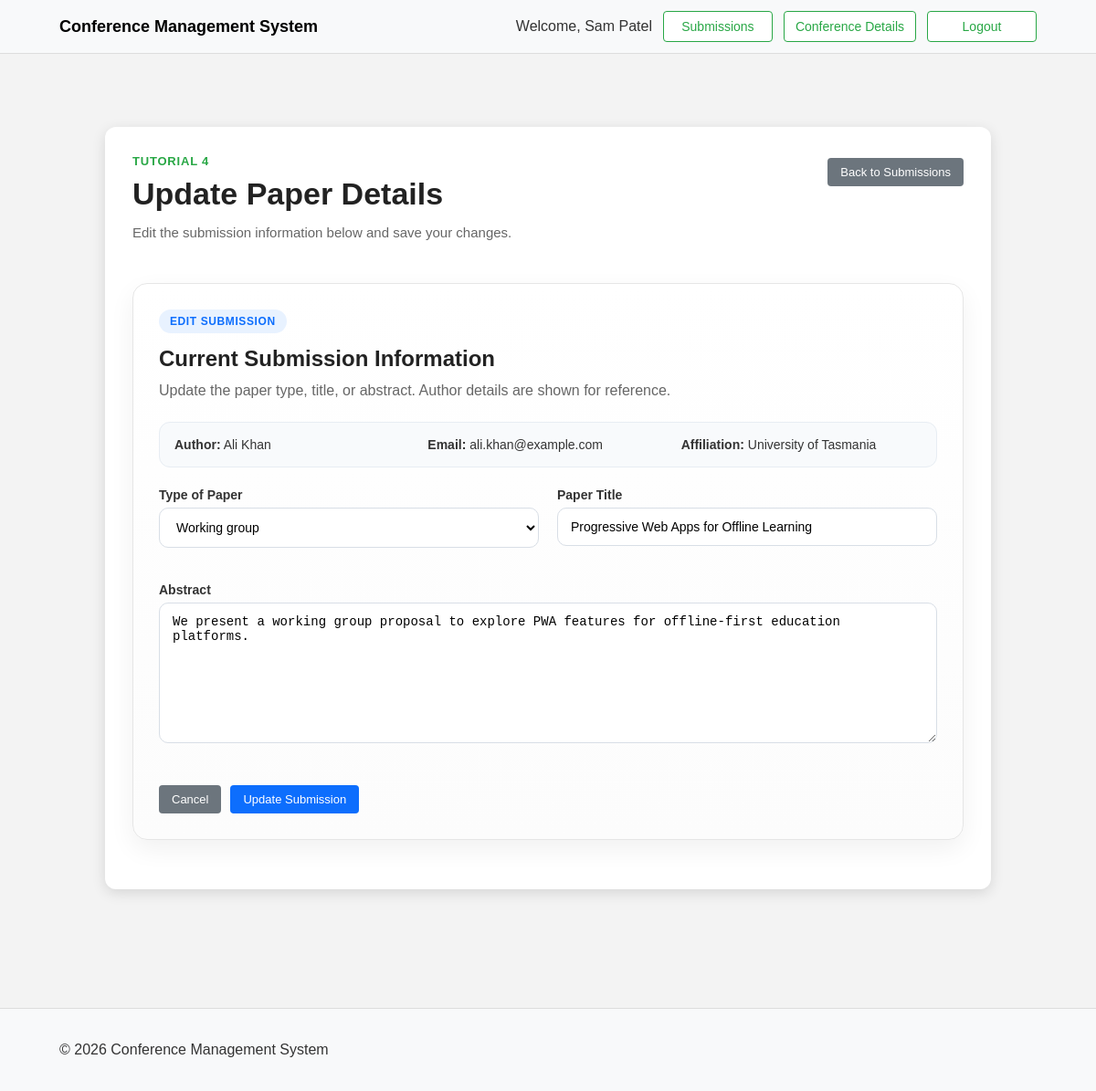
Page /update_submission.php?id=2 (signed in) on the committed database.
### tables this page shows
CREATE TABLE Submissions (
    id INTEGER PRIMARY KEY AUTOINCREMENT,
    User_id INTEGER NOT NULL,
    title TEXT NOT NULL,
    paper_type TEXT,
    accepted BOOLEAN DEFAULT 0,
    abstract TEXT,
    FOREIGN KEY (User_id) REFERENCES Users(id)
);

CREATE TABLE Users (
    id INTEGER PRIMARY KEY AUTOINCREMENT,
    Name TEXT NOT NULL,
    Email TEXT NOT NULL UNIQUE,
    Password TEXT NOT NULL,
    affiliation TEXT,
    Role TEXT
);

### update_submission.php (the view, shortened to what this page needs)
<?php
include('db_conn.php');
$id = (int)$_GET['id'];
$sql = "
    SELECT
        s.id,
        s.title,
        s.paper_type,
        s.abstract,
        u.Name AS author_name,
        u.Email AS author_email,
        u.affiliation
    FROM Submissions s
    JOIN Users u ON s.User_id = u.id
    WHERE s.id = :id
";
$stmt = $pdo->prepare($sql);
$stmt->execute([':id' => $id]);
$submission = $stmt->fetch(PDO::FETCH_ASSOC);
?>
<!DOCTYPE html>
<html lang="en">
<head>
    <link rel="stylesheet" href="styles.css">
</head>
<body>
<?php require_once 'nav.php'; ?>
<main class="content-area">
    <div class="wrapper">
        <div class="details-box create-page-box">
            <div class="create-header">
                <div>
                    <p class="page-kicker">Tutorial 4</p>
                    <h1 class="create-title">Update Paper Details</h1>
                    <p class="create-subtitle">
                        Edit the submission information below and save your changes.
                    </p>
                </div>
                <a href="submissions.php" class="secondary-btn">Back to Submissions</a>
            </div>
            <div class="pretty-card">
                <div class="section-badge">Edit Submission</div>
                <h2 class="section-title">Current Submission Information</h2>
                <p class="section-text">
                    Update the paper type, title, or abstract. Author details are shown for reference.
                </p>
                <div class="summary-bar">
                    <div><strong>Author:</strong> <?php echo htmlspecialchars($submission['author_name']); ?></div>
                    <div><strong>Email:</strong> <?php echo htmlspecialchars($submission['author_email']); ?></div>
                    <div><strong>Affiliation:</strong> <?php echo htmlspecialchars($submission['affiliation']); ?></div>
                </div>
                <form action="engine.php" method="post">
                    <div class="pretty-grid">
                        <div class="form-group">
                            <label for="paper_type">Type of Paper</label>
                            <select id="paper_type" name="paper_type" required>
                                <option value="Working group" <?php echo $submission['paper_type'] === 'Working group' ? 'selected' : ''; ?>>Working group</option>
                            </select>
                        </div>
                        <div class="form-group">
                            <label for="title">Paper Title</label>
                            <input
                                type="text"
                                id="title"
                                name="title"
                                value="<?php echo htmlspecialchars($submission['title']); ?>"
                                placeholder="Enter paper title"
                                required
                            >
                        </div>
                        <div class="form-group pretty-full">
                            <label for="abstract">Abstract</label>
                            <textarea
                                id="abstract"
                                name="abstract"
                                rows="8"
                                placeholder="Update the paper abstract here..."
                                required
                            ><?php echo htmlspecialchars($submission['abstract']); ?></textarea>
                        </div>
                    </div>
                    <div class="form-actions">
                        <a href="submissions.php" class="secondary-btn">Cancel</a>
                        <button type="submit" name="finalise_update_submission" class="primary-btn">Update Submission</button>
                    </div>
                </form>
            </div>
        </div>
    </div>
</main>
<footer>
    <div class="container footer-row">
        <p>&copy; 2026 Conference Management System</p>
    </div>
</footer>
</body>
</html>

### styles.css (style rules this page uses)
* { box-sizing: border-box; }
body { margin: 0; font-family: Arial, sans-serif; background-color: #f3f3f3; color: #333; }
a { text-decoration: none; color: inherit; }
.container { max-width: 1100px; margin: auto; padding: 0 15px; display: flex; justify-content: space-between; align-items: center; }
.content-area, .content-area-register { padding-top: 50px; padding-bottom: 50px; }
.wrapper { max-width: 1000px; margin: 30px auto; padding: 0 15px; }
.details-box, .form-box-register, .page-box { background: white; padding: 30px; border-radius: 12px; max-width: 1000px; margin: auto; box-shadow: 0px 4px 15px rgba(0, 0, 0, 0.12); }
h1, h2, h3 { color: #333; margin-top: 0; }
.primary-btn, .secondary-btn, .success-btn, .warning-btn, .danger-btn, .detailsBtn { display: inline-block; padding: 8px 14px; font-size: 13px; border-radius: 4px; cursor: pointer; border: none; text-decoration: none; margin-top: 4px; }
.primary-btn { background-color: #0d6efd; color: white; }
.secondary-btn { background-color: #6c757d; color: white; }
.form-group { margin-bottom: 18px; }
.form-group label { display: block; font-size: 14px; font-weight: bold; margin-bottom: 6px; }
.form-group input[type="text"], .form-group input[type="email"], .form-group input[type="password"], .form-group select, .form-group textarea { width: 100%; border: 1px solid #d8dee6; border-radius: 10px; padding: 12px 14px; background: #fff; font-size: 14px; transition: all 0.2s ease; }
.form-group textarea { resize: vertical; min-height: 120px; }
.form-actions { display: flex; gap: 10px; flex-wrap: wrap; margin-top: 20px; }
footer { padding: 20px; background-color: #f8f9fa; margin-top: 50px; border-top: 1px solid #ddd; }
.footer-row { width: 100%; text-align: center; }
.create-page-box { max-width: 980px; }
.create-header { display: flex; justify-content: space-between; align-items: flex-start; gap: 20px; margin-bottom: 28px; flex-wrap: wrap; }
.page-kicker { margin: 0 0 8px 0; font-size: 13px; font-weight: bold; color: #28a745; text-transform: uppercase; letter-spacing: 0.8px; }
.create-title { margin: 0; font-size: 34px; line-height: 1.2; color: #222; }
.create-subtitle { margin-top: 10px; max-width: 700px; color: #666; line-height: 1.6; font-size: 15px; }
.pretty-card { background: linear-gradient(180deg, #ffffff 0%, #fcfcfc 100%); border: 1px solid #e6e6e6; border-radius: 16px; padding: 28px; margin-bottom: 24px; box-shadow: 0 10px 28px rgba(0, 0, 0, 0.06); }
.section-badge { display: inline-block; margin-bottom: 14px; padding: 6px 12px; border-radius: 999px; background: #e8f2ff; color: #0d6efd; font-size: 12px; font-weight: bold; text-transform: uppercase; letter-spacing: 0.6px; }
.section-title { margin: 0 0 8px 0; font-size: 24px; color: #222; }
.section-text { margin: 0 0 22px 0; color: #666; line-height: 1.6; }
.pretty-grid { display: grid; grid-template-columns: 1fr 1fr; gap: 20px; }
.pretty-full { grid-column: 1 / -1; }
.summary-bar { display: grid; grid-template-columns: repeat(3, 1fr); gap: 14px; margin-bottom: 22px; padding: 16px; background: #f8fafc; border: 1px solid #e7edf3; border-radius: 12px; font-size: 14px; }

### rows in the picture
submissions: User.Name "Ali Khan", User.Email "ali.khan@example.com", User.affiliation "University of Tasmania", paper_type "Working group", title "Progressive Web Apps for Offline Learning", abstract "We present a working group proposal to explore PWA features for offline-first education platforms."

### other values in the picture
$_SESSION["user_name"] "Sam Patel"
